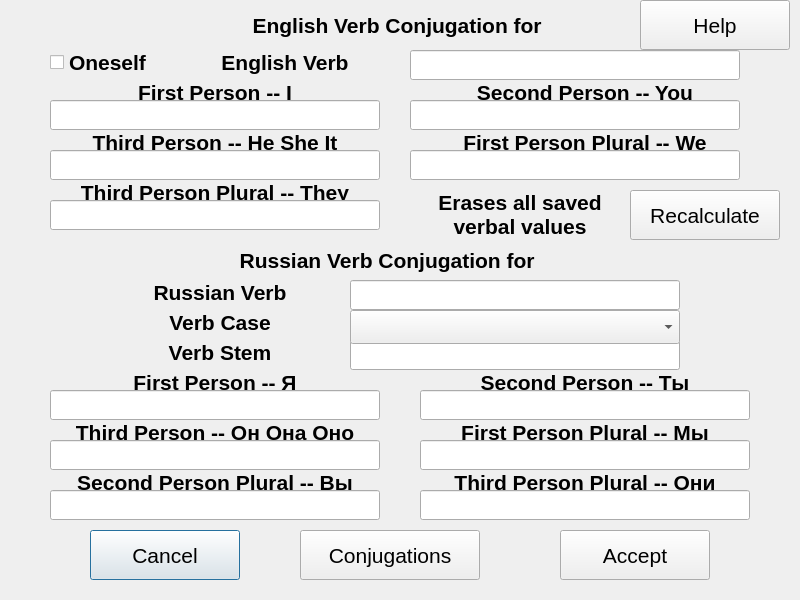
<?xml version="1.0" encoding="UTF-8"?>
<ui version="4.0">
 <class>VerbConjugation</class>
 <widget class="QDialog" name="VerbConjugation">
  <property name="geometry">
   <rect>
    <x>0</x>
    <y>0</y>
    <width>800</width>
    <height>600</height>
   </rect>
  </property>
  <property name="font">
   <font>
    <pointsize>16</pointsize>
   </font>
  </property>
  <property name="windowTitle">
   <string>Verb Conjugation</string>
  </property>
  <property name="windowIcon">
   <iconset>
    <normaloff>../../../../usr/share/machinetrans/resources/logo.png</normaloff>../../../../usr/share/machinetrans/resources/logo.png</iconset>
  </property>
  <widget class="QLabel" name="titleLbl">
   <property name="geometry">
    <rect>
     <x>10</x>
     <y>10</y>
     <width>780</width>
     <height>30</height>
    </rect>
   </property>
   <property name="font">
    <font>
     <weight>75</weight>
     <bold>true</bold>
    </font>
   </property>
   <property name="text">
    <string>English Verb Conjugation for </string>
   </property>
   <property name="alignment">
    <set>Qt::AlignCenter</set>
   </property>
  </widget>
  <widget class="QLabel" name="firstLbl">
   <property name="geometry">
    <rect>
     <x>50</x>
     <y>80</y>
     <width>330</width>
     <height>25</height>
    </rect>
   </property>
   <property name="font">
    <font>
     <weight>75</weight>
     <bold>true</bold>
    </font>
   </property>
   <property name="text">
    <string>First Person -- I</string>
   </property>
   <property name="alignment">
    <set>Qt::AlignCenter</set>
   </property>
  </widget>
  <widget class="QLabel" name="secondLbl">
   <property name="geometry">
    <rect>
     <x>420</x>
     <y>80</y>
     <width>330</width>
     <height>25</height>
    </rect>
   </property>
   <property name="font">
    <font>
     <weight>75</weight>
     <bold>true</bold>
    </font>
   </property>
   <property name="text">
    <string>Second Person -- You</string>
   </property>
   <property name="alignment">
    <set>Qt::AlignCenter</set>
   </property>
  </widget>
  <widget class="QLabel" name="thirdLbl">
   <property name="geometry">
    <rect>
     <x>50</x>
     <y>130</y>
     <width>330</width>
     <height>25</height>
    </rect>
   </property>
   <property name="font">
    <font>
     <weight>75</weight>
     <bold>true</bold>
    </font>
   </property>
   <property name="text">
    <string>Third Person -- He She It</string>
   </property>
   <property name="alignment">
    <set>Qt::AlignCenter</set>
   </property>
  </widget>
  <widget class="QLabel" name="firstpLbl">
   <property name="geometry">
    <rect>
     <x>420</x>
     <y>130</y>
     <width>330</width>
     <height>25</height>
    </rect>
   </property>
   <property name="font">
    <font>
     <weight>75</weight>
     <bold>true</bold>
    </font>
   </property>
   <property name="text">
    <string>First Person Plural -- We</string>
   </property>
   <property name="alignment">
    <set>Qt::AlignCenter</set>
   </property>
  </widget>
  <widget class="QLabel" name="thirdpLbl">
   <property name="geometry">
    <rect>
     <x>50</x>
     <y>180</y>
     <width>330</width>
     <height>25</height>
    </rect>
   </property>
   <property name="font">
    <font>
     <weight>75</weight>
     <bold>true</bold>
    </font>
   </property>
   <property name="text">
    <string>Third Person Plural -- They</string>
   </property>
   <property name="alignment">
    <set>Qt::AlignCenter</set>
   </property>
  </widget>
  <widget class="QPushButton" name="cancelBttn">
   <property name="geometry">
    <rect>
     <x>90</x>
     <y>530</y>
     <width>150</width>
     <height>50</height>
    </rect>
   </property>
   <property name="text">
    <string>Cancel</string>
   </property>
  </widget>
  <widget class="QPushButton" name="acceptBttn">
   <property name="geometry">
    <rect>
     <x>560</x>
     <y>530</y>
     <width>150</width>
     <height>50</height>
    </rect>
   </property>
   <property name="text">
    <string>Accept</string>
   </property>
  </widget>
  <widget class="LineEditRU" name="thirdpEditru">
   <property name="geometry">
    <rect>
     <x>420</x>
     <y>490</y>
     <width>330</width>
     <height>30</height>
    </rect>
   </property>
   <property name="text">
    <string/>
   </property>
   <property name="alignment">
    <set>Qt::AlignCenter</set>
   </property>
  </widget>
  <widget class="QLabel" name="secondLblru">
   <property name="geometry">
    <rect>
     <x>420</x>
     <y>370</y>
     <width>330</width>
     <height>25</height>
    </rect>
   </property>
   <property name="font">
    <font>
     <weight>75</weight>
     <bold>true</bold>
    </font>
   </property>
   <property name="text">
    <string>Second Person -- Ты</string>
   </property>
   <property name="alignment">
    <set>Qt::AlignCenter</set>
   </property>
  </widget>
  <widget class="QLabel" name="thirdpLblru">
   <property name="geometry">
    <rect>
     <x>420</x>
     <y>470</y>
     <width>330</width>
     <height>25</height>
    </rect>
   </property>
   <property name="font">
    <font>
     <weight>75</weight>
     <bold>true</bold>
    </font>
   </property>
   <property name="text">
    <string>Third Person Plural -- Они</string>
   </property>
   <property name="alignment">
    <set>Qt::AlignCenter</set>
   </property>
  </widget>
  <widget class="QLabel" name="firstLblru">
   <property name="geometry">
    <rect>
     <x>50</x>
     <y>370</y>
     <width>330</width>
     <height>25</height>
    </rect>
   </property>
   <property name="font">
    <font>
     <weight>75</weight>
     <bold>true</bold>
    </font>
   </property>
   <property name="text">
    <string>First Person -- Я</string>
   </property>
   <property name="alignment">
    <set>Qt::AlignCenter</set>
   </property>
  </widget>
  <widget class="QLabel" name="thirdLblru">
   <property name="geometry">
    <rect>
     <x>50</x>
     <y>420</y>
     <width>330</width>
     <height>25</height>
    </rect>
   </property>
   <property name="font">
    <font>
     <weight>75</weight>
     <bold>true</bold>
    </font>
   </property>
   <property name="text">
    <string>Third Person -- Он Она Оно</string>
   </property>
   <property name="alignment">
    <set>Qt::AlignCenter</set>
   </property>
  </widget>
  <widget class="QLabel" name="firstpLblru">
   <property name="geometry">
    <rect>
     <x>420</x>
     <y>420</y>
     <width>330</width>
     <height>25</height>
    </rect>
   </property>
   <property name="font">
    <font>
     <weight>75</weight>
     <bold>true</bold>
    </font>
   </property>
   <property name="text">
    <string>First Person Plural -- Мы</string>
   </property>
   <property name="alignment">
    <set>Qt::AlignCenter</set>
   </property>
  </widget>
  <widget class="LineEditRU" name="secondEditru">
   <property name="geometry">
    <rect>
     <x>420</x>
     <y>390</y>
     <width>330</width>
     <height>30</height>
    </rect>
   </property>
   <property name="alignment">
    <set>Qt::AlignCenter</set>
   </property>
  </widget>
  <widget class="LineEditRU" name="firstpEditru">
   <property name="geometry">
    <rect>
     <x>420</x>
     <y>440</y>
     <width>330</width>
     <height>30</height>
    </rect>
   </property>
   <property name="text">
    <string/>
   </property>
   <property name="alignment">
    <set>Qt::AlignCenter</set>
   </property>
  </widget>
  <widget class="LineEditRU" name="thirdEditru">
   <property name="geometry">
    <rect>
     <x>50</x>
     <y>440</y>
     <width>330</width>
     <height>30</height>
    </rect>
   </property>
   <property name="text">
    <string/>
   </property>
   <property name="alignment">
    <set>Qt::AlignCenter</set>
   </property>
  </widget>
  <widget class="LineEditRU" name="firstEditru">
   <property name="geometry">
    <rect>
     <x>50</x>
     <y>390</y>
     <width>330</width>
     <height>30</height>
    </rect>
   </property>
   <property name="alignment">
    <set>Qt::AlignCenter</set>
   </property>
  </widget>
  <widget class="QLabel" name="titleLblru">
   <property name="geometry">
    <rect>
     <x>0</x>
     <y>240</y>
     <width>780</width>
     <height>40</height>
    </rect>
   </property>
   <property name="font">
    <font>
     <weight>75</weight>
     <bold>true</bold>
    </font>
   </property>
   <property name="text">
    <string>Russian Verb Conjugation for </string>
   </property>
   <property name="alignment">
    <set>Qt::AlignCenter</set>
   </property>
  </widget>
  <widget class="QLabel" name="secondpLblru">
   <property name="geometry">
    <rect>
     <x>50</x>
     <y>470</y>
     <width>330</width>
     <height>25</height>
    </rect>
   </property>
   <property name="font">
    <font>
     <weight>75</weight>
     <bold>true</bold>
    </font>
   </property>
   <property name="text">
    <string>Second Person Plural -- Вы</string>
   </property>
   <property name="alignment">
    <set>Qt::AlignCenter</set>
   </property>
  </widget>
  <widget class="LineEditRU" name="secondpEditru">
   <property name="geometry">
    <rect>
     <x>50</x>
     <y>490</y>
     <width>330</width>
     <height>30</height>
    </rect>
   </property>
   <property name="text">
    <string/>
   </property>
   <property name="alignment">
    <set>Qt::AlignCenter</set>
   </property>
  </widget>
  <widget class="QPushButton" name="conjBttn">
   <property name="geometry">
    <rect>
     <x>300</x>
     <y>530</y>
     <width>180</width>
     <height>50</height>
    </rect>
   </property>
   <property name="text">
    <string>Conjugations</string>
   </property>
  </widget>
  <widget class="QLabel" name="stemLbl">
   <property name="geometry">
    <rect>
     <x>120</x>
     <y>340</y>
     <width>200</width>
     <height>25</height>
    </rect>
   </property>
   <property name="font">
    <font>
     <weight>75</weight>
     <bold>true</bold>
    </font>
   </property>
   <property name="text">
    <string>Verb Stem</string>
   </property>
   <property name="alignment">
    <set>Qt::AlignCenter</set>
   </property>
  </widget>
  <widget class="LineEditRU" name="stemEdit">
   <property name="geometry">
    <rect>
     <x>350</x>
     <y>340</y>
     <width>330</width>
     <height>30</height>
    </rect>
   </property>
   <property name="alignment">
    <set>Qt::AlignCenter</set>
   </property>
  </widget>
  <widget class="QLabel" name="caseLbl">
   <property name="geometry">
    <rect>
     <x>120</x>
     <y>310</y>
     <width>200</width>
     <height>25</height>
    </rect>
   </property>
   <property name="font">
    <font>
     <weight>75</weight>
     <bold>true</bold>
    </font>
   </property>
   <property name="text">
    <string>Verb Case</string>
   </property>
   <property name="alignment">
    <set>Qt::AlignCenter</set>
   </property>
  </widget>
  <widget class="QComboBox" name="caseBox">
   <property name="geometry">
    <rect>
     <x>350</x>
     <y>310</y>
     <width>330</width>
     <height>34</height>
    </rect>
   </property>
  </widget>
  <widget class="QPushButton" name="helpBttn">
   <property name="geometry">
    <rect>
     <x>640</x>
     <y>0</y>
     <width>150</width>
     <height>50</height>
    </rect>
   </property>
   <property name="text">
    <string>Help</string>
   </property>
  </widget>
  <widget class="LineEditEN" name="firstEdit">
   <property name="geometry">
    <rect>
     <x>50</x>
     <y>100</y>
     <width>330</width>
     <height>30</height>
    </rect>
   </property>
   <property name="alignment">
    <set>Qt::AlignCenter</set>
   </property>
  </widget>
  <widget class="LineEditEN" name="secondEdit">
   <property name="geometry">
    <rect>
     <x>410</x>
     <y>100</y>
     <width>330</width>
     <height>30</height>
    </rect>
   </property>
   <property name="alignment">
    <set>Qt::AlignCenter</set>
   </property>
  </widget>
  <widget class="LineEditEN" name="thirdEdit">
   <property name="geometry">
    <rect>
     <x>50</x>
     <y>150</y>
     <width>330</width>
     <height>30</height>
    </rect>
   </property>
   <property name="alignment">
    <set>Qt::AlignCenter</set>
   </property>
  </widget>
  <widget class="LineEditEN" name="firstpEdit">
   <property name="geometry">
    <rect>
     <x>410</x>
     <y>150</y>
     <width>330</width>
     <height>30</height>
    </rect>
   </property>
   <property name="alignment">
    <set>Qt::AlignCenter</set>
   </property>
  </widget>
  <widget class="LineEditEN" name="thirdpEdit">
   <property name="geometry">
    <rect>
     <x>50</x>
     <y>200</y>
     <width>330</width>
     <height>30</height>
    </rect>
   </property>
   <property name="alignment">
    <set>Qt::AlignCenter</set>
   </property>
  </widget>
  <widget class="LineEditRU" name="ruVerbEdit">
   <property name="geometry">
    <rect>
     <x>350</x>
     <y>280</y>
     <width>330</width>
     <height>30</height>
    </rect>
   </property>
   <property name="alignment">
    <set>Qt::AlignCenter</set>
   </property>
  </widget>
  <widget class="QLabel" name="ruVerbLbl">
   <property name="geometry">
    <rect>
     <x>120</x>
     <y>280</y>
     <width>200</width>
     <height>25</height>
    </rect>
   </property>
   <property name="font">
    <font>
     <weight>75</weight>
     <bold>true</bold>
    </font>
   </property>
   <property name="text">
    <string>Russian Verb</string>
   </property>
   <property name="alignment">
    <set>Qt::AlignCenter</set>
   </property>
  </widget>
  <widget class="QLabel" name="enVerbLbl">
   <property name="geometry">
    <rect>
     <x>200</x>
     <y>50</y>
     <width>170</width>
     <height>25</height>
    </rect>
   </property>
   <property name="font">
    <font>
     <weight>75</weight>
     <bold>true</bold>
    </font>
   </property>
   <property name="text">
    <string>English Verb</string>
   </property>
   <property name="alignment">
    <set>Qt::AlignCenter</set>
   </property>
  </widget>
  <widget class="LineEditEN" name="enVerbEdit">
   <property name="geometry">
    <rect>
     <x>410</x>
     <y>50</y>
     <width>330</width>
     <height>30</height>
    </rect>
   </property>
   <property name="alignment">
    <set>Qt::AlignCenter</set>
   </property>
  </widget>
  <widget class="QPushButton" name="recBttn">
   <property name="geometry">
    <rect>
     <x>630</x>
     <y>190</y>
     <width>150</width>
     <height>50</height>
    </rect>
   </property>
   <property name="text">
    <string>Recalculate</string>
   </property>
  </widget>
  <widget class="QLabel" name="recLbl">
   <property name="geometry">
    <rect>
     <x>420</x>
     <y>190</y>
     <width>200</width>
     <height>50</height>
    </rect>
   </property>
   <property name="font">
    <font>
     <weight>75</weight>
     <bold>true</bold>
    </font>
   </property>
   <property name="text">
    <string>&lt;html&gt;&lt;head/&gt;&lt;body&gt;Erases all saved&lt;br&gt;verbal values&lt;/body&gt;&lt;/html&gt;</string>
   </property>
   <property name="alignment">
    <set>Qt::AlignCenter</set>
   </property>
  </widget>
  <widget class="QCheckBox" name="selfCheck">
   <property name="geometry">
    <rect>
     <x>50</x>
     <y>50</y>
     <width>130</width>
     <height>25</height>
    </rect>
   </property>
   <property name="font">
    <font>
     <weight>75</weight>
     <bold>true</bold>
    </font>
   </property>
   <property name="text">
    <string>Oneself</string>
   </property>
  </widget>
 </widget>
 <customwidgets>
  <customwidget>
   <class>LineEditRU</class>
   <extends>QLineEdit</extends>
   <header>machinetrans.lineeditru</header>
  </customwidget>
  <customwidget>
   <class>LineEditEN</class>
   <extends>QLineEdit</extends>
   <header>machinetrans.lineediten</header>
  </customwidget>
 </customwidgets>
 <tabstops>
  <tabstop>helpBttn</tabstop>
  <tabstop>selfCheck</tabstop>
  <tabstop>enVerbEdit</tabstop>
  <tabstop>firstEdit</tabstop>
  <tabstop>secondEdit</tabstop>
  <tabstop>thirdEdit</tabstop>
  <tabstop>firstpEdit</tabstop>
  <tabstop>thirdpEdit</tabstop>
  <tabstop>recBttn</tabstop>
  <tabstop>ruVerbEdit</tabstop>
  <tabstop>caseBox</tabstop>
  <tabstop>stemEdit</tabstop>
  <tabstop>firstEditru</tabstop>
  <tabstop>secondEditru</tabstop>
  <tabstop>thirdEditru</tabstop>
  <tabstop>firstpEditru</tabstop>
  <tabstop>secondpEditru</tabstop>
  <tabstop>thirdpEditru</tabstop>
  <tabstop>cancelBttn</tabstop>
  <tabstop>conjBttn</tabstop>
  <tabstop>acceptBttn</tabstop>
 </tabstops>
 <resources/>
 <connections/>
</ui>
